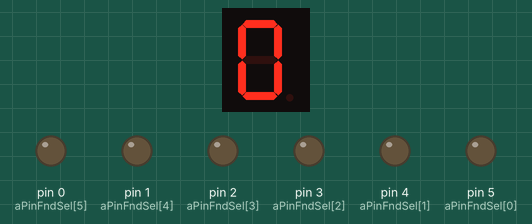
Simulated run of this sketch. Board: Arduino Uno, built with avr-gcc and run on an emulated ATmega328P. Parts: 1-digit seven-segment display, output pins drawn as LEDs (lit = HIGH). Wiring (inferred from the names in the program): 1-digit 7-segment display, segments lit when HIGH: segments pin 13, pin 12, pin 11, pin 10, pin 9, pin 8, pin 7, pin 6. The segment pins are drawn as the display they are named for; pins used as bus, display or sensor lines are not drawn.

Above: at 0.1 s.
At 10.1 s:
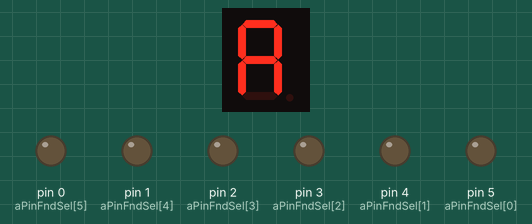
At 12.1 s:
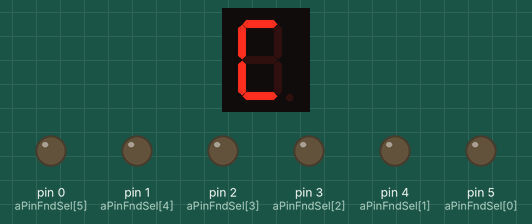
At 13.1 s:
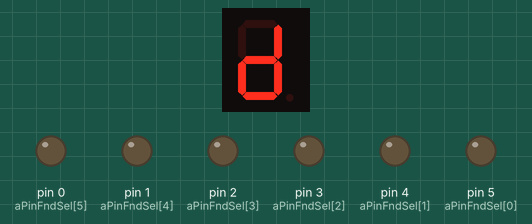
At 14.1 s:
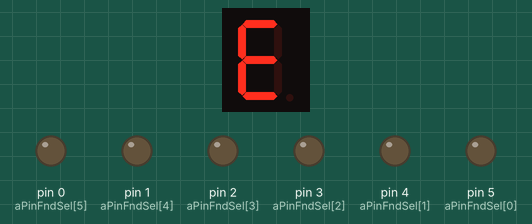
At 15.1 s:
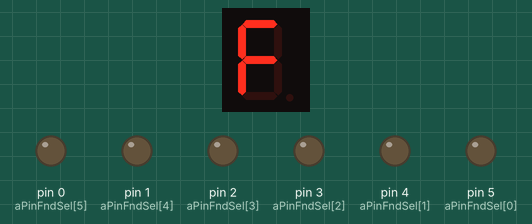

The sketch:

14_FND_2digit.ino
```cpp
// 0 부터 F까지 1초마다 모든 FND 출력

int aPinFndData[8] = {13, 12, 11, 10, 9, 8, 7, 6};
int aPinFndSel[6] = {5, 4, 3, 2, 1, 0};
uint8_t aFndData[16] = {0x3F,0x06,0x5B,0x4F,0x66,0x6D,0x7D,0x27,
                        0x7F,0x6F,0x77,0x7C,0x39,0x5E,0x79,0x71}; //0부터 F까지 표현
void setup() {
  for (int i = 0; i < 8; ++i) {
    pinMode(aPinFndData[i], OUTPUT);
  }

  for (int i = 0; i < 6; ++i) {
    pinMode(aPinFndSel[i], OUTPUT);
    digitalWrite(aPinFndSel[0], LOW);
  }
}

void loop() {
  for (int j = 0; j < 16; ++j) {
    for (int i = 0; i < 8; ++i) {
      if (aFndData[j] & (0x01 << i)) {
        digitalWrite(aPinFndData[i], HIGH);
      } else {
        digitalWrite(aPinFndData[i], LOW);
      }
    }
    delay(1000);
  }
}
```

Measured:
- by itself, everything shown: repeats every 16.0 s, in 16 steps
- what the display in image 1 shows lasts 1.0 s, from 10.0 s to 11.0 s
